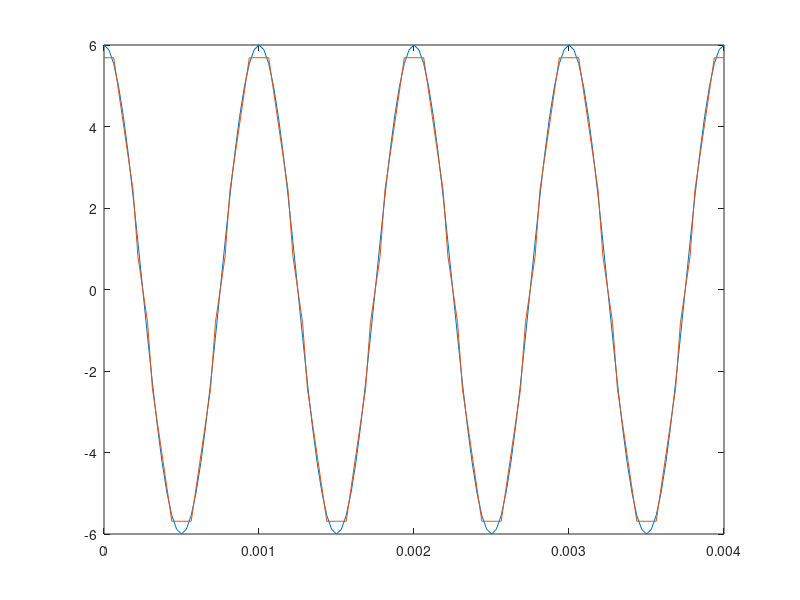
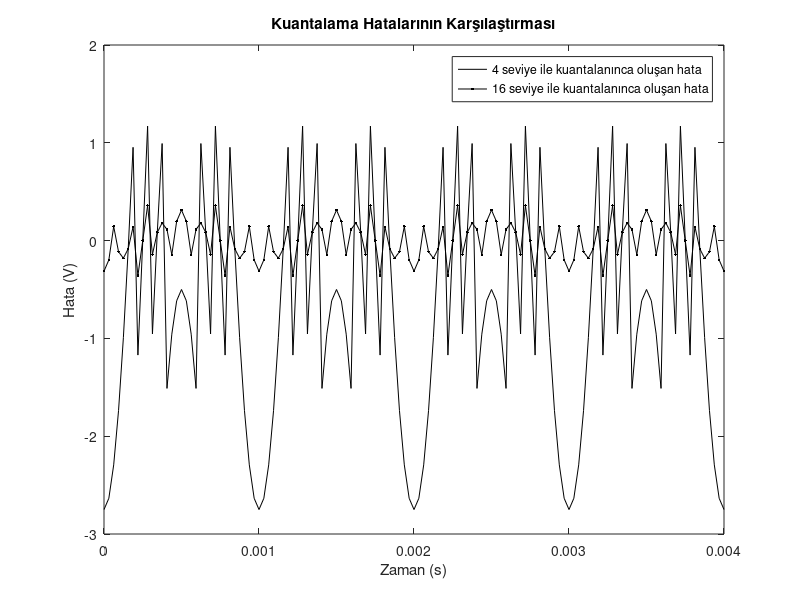

MATLAB code for these plots, in order: (Note: this script raises an error after producing the figures.)
%% PROGRAM 1: Orijinal işaretin örneklenmesi
fs=500;%örnekleme frekansı bir sonrakinde 1000 daha sonra da 2000 yapılcak!
T=1/fs;%örnekeleme periyodu
t=0:T:0.004;%0.004 saniyelik zaman dilimi
x=6*cos(2*pi*1000*t);%oluşturulan sinyal
stem(t,x)
%% PROGRAM 1A
fs=1000;%örnekleme frekansı bir sonrakinde 1000 daha sonra da 2000 yapılcak!
T=1/fs;%örnekeleme periyodu
t=0:T:0.004;%0.004 saniyelik zaman dilimi
x=6*cos(2*pi*1000*t);%oluşturulan sinyal
stem(t,x)
%% PROGRAM 1B
fs=2000;%örnekleme frekansı bir sonrakinde 1000 daha sonra da 2000 yapılcak!
T=1/fs;%örnekeleme periyodu
t=0:T:0.004;%0.004 saniyelik zaman dilimi
x=6*cos(2*pi*1000*t);%oluşturulan sinyal
stem(t,x)
%% PROGRAM 2A: 2 bit (4 seviye) kuantalama
fs=32000;%örnekleme frekansı bir sonrakinde 1000 daha sonra da 2000 yapılcak!
T=1/fs;%örnekeleme periyodu
t=0:T:0.004;%0.004 saniyelik zaman dilimi
x=6*cos(2*pi*1000*t);%oluşturulan sinyal
bitsay=2; %kuantalayıcı çıkışının kod uzunluğu
xmin=-6.5; %kuantalayıcı girişinin minimum değeri
xmax=6.5;% kuantalayıcı girişinin maximum değeri
L=2^bitsay;%seviye sayısı
delta=(xmax-xmin)/L;%adım büyüklüğü
boy=length(x);%giriş sinyalinin örnek sayısı
for k=1:boy
I=round((x(k)-xmin)/delta);%alınan değerin minimum değere yuvarlatılmış olarak kaç adım
%uzaklıkta olduğu
if (I==boy)
I=I-1;%+6.5V'u aşmamak için
end
if (I<0)
I=0;%-6.5V'u aşmamak için
end
xq(k)=xmin+I*delta;%kuantalanmış değer
end;
plot(t,x,t,xq);


%% PROGRAM 2B: 4 bit (16 seviye) kuantalama
fs=32000;%örnekleme frekansı bir sonrakinde 1000 daha sonra da 2000 yapılcak!
T=1/fs;%örnekeleme periyodu
t=0:T:0.004;%0.004 saniyelik zaman dilimi
x=6*cos(2*pi*1000*t);%oluşturulan sinyal
bitsay=4; %kuantalayıcı çıkışının kod uzunluğu
xmin=-6.5; %kuantalayıcı girişinin minimum değeri
xmax=6.5;% kuantalayıcı girişinin maximum değeri
L=2^bitsay;%seviye sayısı
delta=(xmax-xmin)/L;%adım büyüklüğü
boy=length(x);%giriş sinyalinin örnek sayısı
for k=1:boy
I=round((x(k)-xmin)/delta);%alınan değerin minimum değere yuvarlatılmış olarak kaç adım
%uzaklıkta olduğu
if (I==boy)
I=I-1;%+6.5V'u aşmamak için
end
if (I<0)
I=0;%-6.5V'u aşmamak için
end
xq(k)=xmin+I*delta;%kuantalanmış değer
end;
plot(t,x,t,xq);
%% PROGRAM 2C ---
fs = 32000; 
T = 1/fs;
t = 0:T:0.004;
x = 6*cos(2*pi*1000*t); 

% Ortak Kuantalama Parametreleri
xmin = -6.5; 
xmax = 6.5; 
boy = length(x); 

% --- 2 BİT (4 SEVİYE) İÇİN KUANTALAMA ---
bitsay_2 = 2; 
L_2 = 2^bitsay_2; 
delta_2 = (xmax-xmin)/L_2; 
xq_2 = zeros(1, boy); % İşlemi hızlandırmak için hafıza ayırıyoruz

for k = 1:boy
    I = round((x(k)-xmin)/delta_2); 
    if (I >= L_2) % Föydeki boy hatası L_2 olarak düzeltildi
        I = L_2 - 1; 
    end
    if (I < 0) 
        I = 0; 
    end
    xq_2(k) = xmin + I*delta_2; 
end
e2 = xq_2 - x; % 4 seviye için hata

% --- 4 BİT (16 SEVİYE) İÇİN KUANTALAMA ---
bitsay_4 = 4; 
L_4 = 2^bitsay_4; 
delta_4 = (xmax-xmin)/L_4; 
xq_4 = zeros(1, boy);

for k = 1:boy
    I = round((x(k)-xmin)/delta_4); 
    if (I >= L_4) % Föydeki boy hatası L_4 olarak düzeltildi
        I = L_4 - 1; 
    end
    if (I < 0) 
        I = 0; 
    end
    xq_4(k) = xmin + I*delta_4; 
end
e4 = xq_4 - x; % 16 seviye için hata


figure;
% e2 siyah düz çizgi, e4 siyah nokta işaretli çizgi olarak çizdiriliyor
plot(t, e2, 'k-', t, e4, 'k.-'); 
title('Kuantalama Hatalarının Karşılaştırması');
xlabel('Zaman (s)');
ylabel('Hata (V)');
legend('4 seviye ile kuantalanınca oluşan hata', '16 seviye ile kuantalanınca oluşan hata');

% Ortalama hataları komut penceresine yazdıralım
disp(['4 Seviye Ortalama Hata: ', num2str(mean(abs(e2)))]);
disp(['16 Seviye Ortalama Hata: ', num2str(mean(abs(e4)))]);
%% PROGRAM 4
clc;
clear;
clear all;
load('train.mat');

fs=Fs;
T=1/fs;
boy=length(y);
t=[0:1:boy-1]*T;
x=y/max(abs(y));

sure = boy/fs;
fprintf('Sinyalin suresi: %.4f saniye\n', sure);

% 1. grafik: kuantalanmamis sinyal
subplot(3,1,1);
plot(t,x);
title('Kuantalanmamis Sinyal');
xlabel('Zaman (s)');
ylabel('Genlik');

% 2 bit kuantalama
bitsay= 8;
xmin=-1;
xmax=1;
L=2^bitsay;
delta=(xmax-xmin)/L;

xq=zeros(size(x));

for k=1:boy
    I=round((x(k)-xmin)/delta);

    if I>=L
        I=L-1;
    end
    if I<0
        I=0;
    end

    xq(k)=xmin+I*delta;
end

% 2. grafik: kuantalanmis sinyal
subplot(3,1,2);
plot(t,xq);
title('Kuantalanmis Sinyal');
xlabel('Zaman (s)');
ylabel('Genlik');

% 3. grafik: kuantalama hatasi
e = xq - x;
subplot(3,1,3);
plot(t,e);
title('Kuantalama Hatasi');
xlabel('Zaman (s)');
ylabel('Hata');

%% PROGRAM son
% sesleri dinleme
sound(xq,Fs);
pause(sure+1);
sound(x,Fs);
%% PROGRAM 5
% sonraki adım :maksimum ve minimum değerlerini (xmax, xmin) -1.5V ile +1.5V 
clc;
clear;
clear all;
load('train.mat');

fs=Fs;
T=1/fs;
boy=length(y);
t=[0:1:boy-1]*T;
x=y/max(abs(y));

sure = boy/fs;
fprintf('Sinyalin suresi: %.4f saniye\n', sure);

% 1. grafik: kuantalanmamis sinyal
subplot(3,1,1);
plot(t,x);
title('Kuantalanmamis Sinyal');
xlabel('Zaman (s)');
ylabel('Genlik');

% 2 bit kuantalama
bitsay=2;
xmin=-1.5;
xmax=1.5;
L=2^bitsay;
delta=(xmax-xmin)/L;

xq=zeros(size(x));

for k=1:boy
    I=round((x(k)-xmin)/delta);

    if I>=L
        I=L-1;
    end
    if I<0
        I=0;
    end

    xq(k)=xmin+I*delta;
end

% 2. grafik: kuantalanmis sinyal
subplot(3,1,2);
plot(t,xq);
title('Kuantalanmis Sinyal');
xlabel('Zaman (s)');
ylabel('Genlik');

% 3. grafik: kuantalama hatasi
e = xq - x;
subplot(3,1,3);
plot(t,e);
title('Kuantalama Hatasi');
xlabel('Zaman (s)');
ylabel('Hata');
